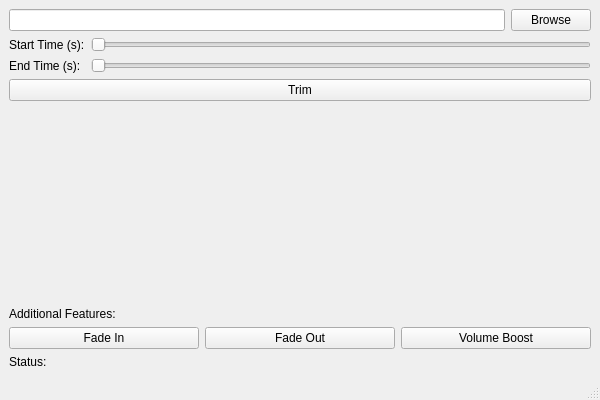
<?xml version="1.0" encoding="UTF-8"?>
<ui version="4.0">
 <class>MainWindow</class>
 <widget class="QMainWindow" name="MainWindow">
  <property name="geometry">
   <rect>
    <x>0</x>
    <y>0</y>
    <width>600</width>
    <height>400</height>
   </rect>
  </property>
  <property name="windowTitle">
   <string>Audio Editor</string>
  </property>
  <widget class="QWidget" name="centralwidget">
   <layout class="QVBoxLayout" name="verticalLayout">
    <item>
     <layout class="QHBoxLayout" name="horizontalLayout">
      <item>
       <widget class="QLineEdit" name="filePathLineEdit"/>
      </item>
      <item>
       <widget class="QPushButton" name="browseButton">
        <property name="text">
         <string>Browse</string>
        </property>
       </widget>
      </item>
     </layout>
    </item>
    <item>
     <layout class="QFormLayout" name="formLayout">
      <item row="0" column="0">
       <widget class="QLabel" name="startTimeLabel">
        <property name="text">
         <string>Start Time (s):</string>
        </property>
       </widget>
      </item>
      <item row="0" column="1">
       <widget class="QSlider" name="startTimeSlider">
        <property name="orientation">
         <enum>Qt::Horizontal</enum>
        </property>
       </widget>
      </item>
      <item row="1" column="0">
       <widget class="QLabel" name="endTimeLabel">
        <property name="text">
         <string>End Time (s):</string>
        </property>
       </widget>
      </item>
      <item row="1" column="1">
       <widget class="QSlider" name="endTimeSlider">
        <property name="orientation">
         <enum>Qt::Horizontal</enum>
        </property>
       </widget>
      </item>
     </layout>
    </item>
    <item>
     <widget class="QPushButton" name="trimButton">
      <property name="text">
       <string>Trim</string>
      </property>
     </widget>
    </item>
    <item>
     <spacer name="verticalSpacer">
      <property name="orientation">
       <enum>Qt::Vertical</enum>
      </property>
      <property name="sizeHint" stdset="0">
       <size>
        <width>20</width>
        <height>40</height>
       </size>
      </property>
     </spacer>
    </item>
    <item>
     <widget class="QLabel" name="additionalFeaturesLabel">
      <property name="text">
       <string>Additional Features:</string>
      </property>
     </widget>
    </item>
    <item>
     <layout class="QHBoxLayout" name="horizontalLayout_2">
      <item>
       <widget class="QPushButton" name="fadeInButton">
        <property name="text">
         <string>Fade In</string>
        </property>
       </widget>
      </item>
      <item>
       <widget class="QPushButton" name="fadeOutButton">
        <property name="text">
         <string>Fade Out</string>
        </property>
       </widget>
      </item>
      <item>
       <widget class="QPushButton" name="volumeBoostButton">
        <property name="text">
         <string>Volume Boost</string>
        </property>
       </widget>
      </item>
     </layout>
    </item>
    <item>
     <widget class="QLabel" name="statusLabel">
      <property name="text">
       <string>Status:</string>
      </property>
     </widget>
    </item>
   </layout>
  </widget>
  <widget class="QMenuBar" name="menubar">
   <property name="geometry">
    <rect>
     <x>0</x>
     <y>0</y>
     <width>600</width>
     <height>22</height>
    </rect>
   </property>
  </widget>
  <widget class="QStatusBar" name="statusbar"/>
 </widget>
 <resources/>
 <connections/>
</ui>
